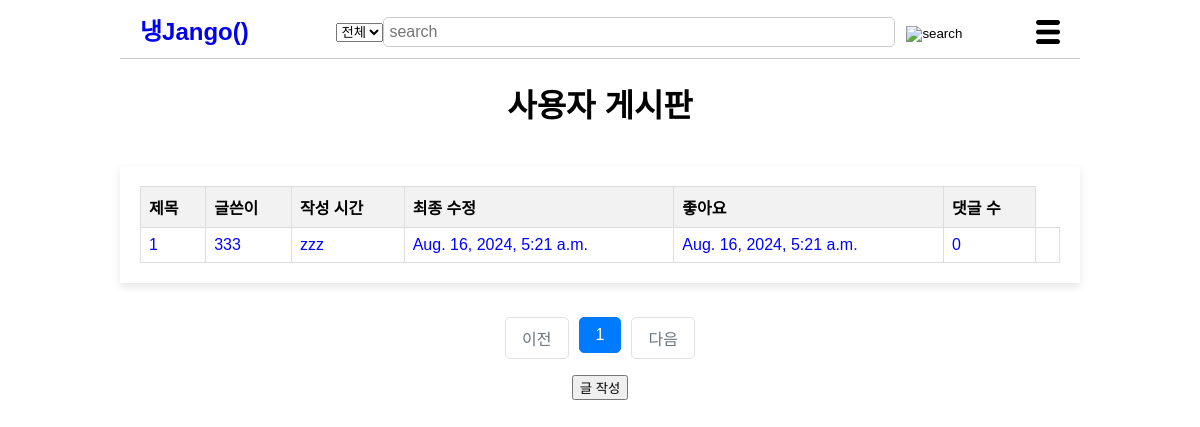
Page /userlist/ (signed in) on the committed database.
### post/models.py (models this page shows, shortened)
class Userpost(models.Model):
    title = models.CharField(max_length=200)
    content = models.TextField()
    created_at=models.DateTimeField(auto_now_add=True)
    writer=models.ForeignKey(User, on_delete=models.CASCADE)
    like_users=models.ManyToManyField(settings.AUTH_USER_MODEL, related_name='like_userposts', blank=True)
    updated_at=models.DateTimeField(null=True, blank=True, auto_now=True)

### post/views/userpost_views.py (the view)
# urls.py: path('userlist/', userlist, name='userlist'),
def userlist(request):
    userposts = Userpost.objects.all().order_by('-created_at')
    request.session['previous_page']=request.get_full_path()
    page=request.GET.get('page', '1')
    paginator=Paginator(userposts, 10)
    page_obj=paginator.get_page(page)
    context={
        'userlist': page_obj,
        }
    return render(request, 'userpost.html', context)

### post/templates/userpost.html (shortened to what this page needs)
<!DOCTYPE html>
<html lang="ko">
<head>
    {% load static %}
    <link rel="stylesheet" href="{%static 'css/styles-post.css' %}">
    <!-- {% load static %}
    <link rel="stylesheet" href="styles-post.css"> -->
</head>
<body>
    <header>
        <div class="logo"><a href="{% url 'post:main' %}">
            <span class="blue">냉</span>Jango() </a>
        </div>
        <form method="POST" action="{% url 'post:user_search' user.id %}">
            <div class="search-bar">
                <select name="usersearch_select">
                    <option value="전체">전체</option>
                </select>
                <input type="text" placeholder="search" name="usersearched">
                <button><img src="{% static 'image/search-icon.png' %}" alt="search"></button>
            </div>
        </form>
        <div class="menu-icon">
            <img src="{% static 'image/menu-icon.png' %}" alt="menu">
        </div>
    </header>
    <h1>사용자 게시판</h1>
    <br>
    <div class="container">
        <table>
            <thead>
                <tr>
                    <th>제목</th>
                    <th>글쓴이</th>
                    <th>작성 시간</th>
                    <th>최종 수정</th>
                    <th>좋아요</th>
                    <th>댓글 수</th>
                </tr>
            </thead>
            <tbody>
                {% for userpost in userlist %}
                <tr class ="fixed" data-href="{% url 'post:userShow' userpost.id %}">
                    <td>{{ forloop.counter }}</td>
                    <td>{{ userpost.title }}</td>
                    <td>{{ userpost.writer }}</td>
                    <td>{{ userpost.created_at }}</td>
                    <td>{{ userpost.updated_at }}</td>
                    <td>{{ userpost.like_users.all.count }}</td>
                    <td>{{ userpost.comment_count }}</td>
                </tr>
                {% endfor %}
            </tbody>
        </table>
    </div>
    <br>
    <div>
        <ul class="pagination justify-content-center">
            {% if userlist.has_previous %}
                <li class="page-item">
                    <a class="page-link" href="?page={{ userlist.previous_page_number }}">이전</a>
                </li>
            {% else %}
                <li class="page-item disabled">
                    <a class="page-link" tabindex="-1" aria-disabled="true" href="#">이전</a>
                </li>
            {% endif %}
            {% for page_number in userlist.paginator.page_range %}
            {% if page_number >= userlist.number|add:-5 and page_number <= userlist.number|add:5 %}
            {% if page_number == userlist.number %}
                <li class="page-item active" aria-current="page">
                    <a class="page-link" href="?page={{ page_number }}">{{ page_number }}</a>
                </li>
            {% else %}
                <li class="page-item">
                    <a class="page-link" href="?page={{ page_number }}">{{ page_number }}</a>
                </li>
            {% endif %}
            {% endif %}
            {% endfor %}
            {% if userlist.has_next %}
                <li class="page-item">
                    <a class="page-link" href="?page={{ userlist.next_page_number }}">다음</a>
                </li>
            {% else %}
                <li class="page-item disabled">
                    <a class="page-link" tabindex="-1" aria-disabled="true" href="#">다음</a>
                </li>
            {% endif %}
        </ul>
    </div>
    <a href="{% url 'post:userWrite'%}"><button>글 작성</button></a>
</body>
</html>

### static/css/styles-post.css (style rules this page uses)
body { font-family: Arial, sans-serif; margin: 0 auto; padding: 0; text-align:center; width: 960px; overflow-x: auto; }
header { display: flex; justify-content: space-between; align-items: center; padding: 10px 20px; background-color: #fff; border-bottom: 1px solid #ccc; }
a { text-decoration-line: none; text-decoration-color: black; }
.logo { font-size: 24px; font-weight: bold; margin-right: 20px; }
.logo .blue { color: blue; }
.search-bar { padding-top: 6px; display: flex; align-items: center; flex-grow: 1; margin: 0 20px; }
.search-bar input { width: 500px; padding: 5px; font-size: 16px; border: 1px solid #ccc; border-radius: 5px; flex-grow: 1; }
.search-bar button { background: none; border: none; cursor: pointer; margin-left: 5px; }
.search-bar button img { margin-top: 3px; width: 30px; height: 30px; }
.menu-icon { position: relative; display: inline-block; }
.menu-icon img { margin-top: 10px; width: 24px; height: 24px; cursor: pointer; }
.container { margin: 0 auto; max-width: 1000px; background-color: #fff; padding: 20px; box-shadow: 0 4px 8px rgba(0, 0, 0, 0.1); }
table { width: 100%; border-collapse: collapse; }
th, td { border: 1px solid #ddd; padding: 8px; text-align: left; }
th { background-color: #f2f2f2; font-weight: bold; }
.fixed { color:blue; }
.pagination { display: flex; justify-content: center; list-style-type: none; padding: 0; }
.page-item { margin: 0 5px; }
.page-link { display: block; padding: 8px 16px; text-decoration: none; color: #007bff; border: 1px solid #dee2e6; border-radius: 5px; }
.page-item.disabled .page-link { color: #6c757d; pointer-events: none; cursor: not-allowed; }
.page-item.active .page-link { color: white; background-color: #007bff; border-color: #007bff; }

### rows in the picture
Userpost: title "333", writer "zzz", created_at "Aug. 16, 2024, 5:21 a.m.", updated_at "Aug. 16, 2024, 5:21 a.m.", like_users.all.count "0"

### other values in the picture
{{ page_number }} "1"
